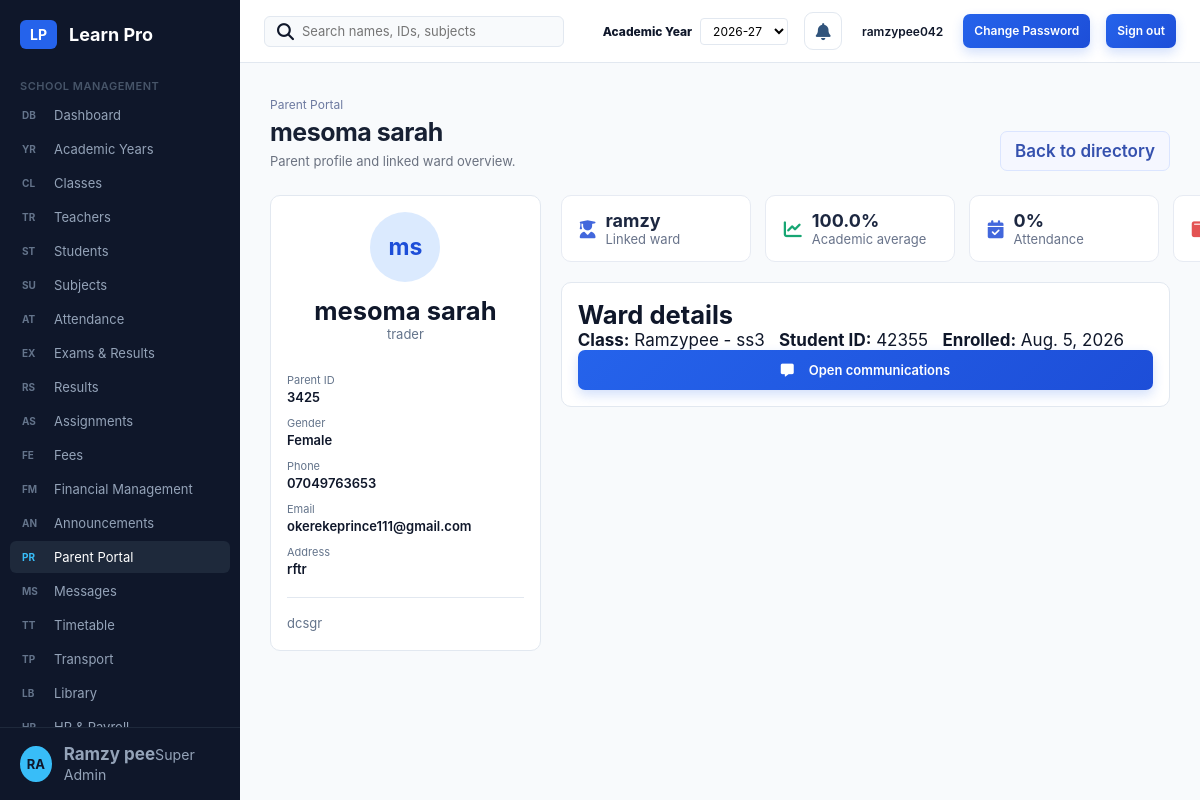
Page /parents/1/ (signed in) on the committed database.
### management/models.py (models this page shows, shortened)
class OwnedRecord(models.Model):
    created_by = models.ForeignKey(settings.AUTH_USER_MODEL, on_delete=models.CASCADE)
    created_at = models.DateTimeField(auto_now_add=True)
    class Meta:
        abstract = True

class ParentProfile(OwnedRecord):
    MALE = 'male'
    FEMALE = 'female'
    OTHER = 'other'
    GENDER_CHOICES = [(MALE, 'Male'), (FEMALE, 'Female'), (OTHER, 'Other')]
    first_name = models.CharField(max_length=70)
    last_name = models.CharField(max_length=70)
    parent_id = models.CharField(max_length=40)
    gender = models.CharField(max_length=10, choices=GENDER_CHOICES)
    occupation = models.CharField(max_length=100, blank=True)
    blood_group = models.CharField(max_length=4, blank=True)
    religion = models.CharField(max_length=40, blank=True)
    email = models.EmailField(blank=True)
    phone = models.CharField(max_length=30)
    address = models.CharField(max_length=255, blank=True)
    bio = models.TextField(blank=True)
    ward = models.ForeignKey(Student, null=True, blank=True, on_delete=models.SET_NULL, related_name='parents')
    class Meta:
        ordering = ['first_name', 'last_name']
        constraints = [models.UniqueConstraint(fields=['created_by', 'parent_id'], name='unique_parent_id')]
    @property
    def full_name(self):
        return f'{self.first_name} {self.last_name}'

class Student(OwnedRecord):
    full_name = models.CharField(max_length=120)
    student_id = models.CharField(max_length=40)
    school_class = models.ForeignKey(SchoolClass, on_delete=models.PROTECT, related_name='students')
    enrollment_date = models.DateField()
    date_of_birth = models.DateField(null=True, blank=True)
    guardian_name = models.CharField(max_length=120, blank=True)
    guardian_phone = models.CharField(max_length=30, blank=True)
    email = models.EmailField(blank=True)
    profile_photo = models.FileField(upload_to='profiles/students/', blank=True)
    class Meta:
        ordering = ['full_name']
        constraints = [models.UniqueConstraint(fields=['created_by', 'student_id'], name='unique_student_id')]

class SchoolClass(OwnedRecord):
    name = models.CharField(max_length=80)
    section = models.CharField(max_length=30, blank=True)
    academic_year = models.CharField(max_length=20, default='2026-27')
    class Meta:
        ordering = ['name', 'section']
        constraints = [models.UniqueConstraint(fields=['created_by', 'name', 'section', 'academic_year'], name='unique_school_class')]
    def __str__(self):
        return f'{self.name}{" - " + self.section if self.section else ""}'

### management/views.py (the view)
# urls.py: path('parents/<int:parent_id>/', views.parent_details, name='parent_details'),
@login_required
def parent_details(request, parent_id):
    profile, _ = UserProfile.objects.get_or_create(user=request.user)
    parent = get_object_or_404(ParentProfile.objects.select_related('ward'), pk=parent_id)
    ward = parent.ward
    fees = FeeRecord.objects.filter(student=ward) if ward else []
    fee_balance = sum((fee.balance for fee in fees), start=0)
    attendance = AttendanceRecord.objects.filter(student=ward) if ward else []
    attendance_total = attendance.count() if ward else 0
    attendance_good = attendance.filter(status__in=[AttendanceRecord.PRESENT, AttendanceRecord.LATE]).count() if ward else 0
    grade_average = GradeRecord.objects.filter(student=ward).aggregate(average=Avg('final_score'))['average'] if ward else None
    return render(request, 'parent_details.html', {'parent': parent, 'ward': ward, 'fee_balance': fee_balance, 'attendance_percentage': round(attendance_good / attendance_total * 100) if attendance_total else None, 'grade_average': grade_average, 'active': 'parents'})

### management/models.py (called while the page is built)
    @property
    def balance(self):
        return max(self.amount_due - self.amount_paid, 0)

### Templates/parent_details.html (shortened to what this page needs)
{% extends 'base.html' %}
{% block content %}
<div class="page-heading"><div><span class="breadcrumb">Parent Portal</span><h1>{{ parent.full_name }}</h1><p>Parent profile and linked ward overview.</p></div><a class="btn-light" href="{% url 'parents' %}">Back to directory</a></div>
<div class="parent-details-grid"><section class="panel parent-profile"><div class="parent-initials">{{ parent.first_name|slice:':1' }}{{ parent.last_name|slice:':1' }}</div><h2>{{ parent.full_name }}</h2><p>{{ parent.occupation|default:'Parent / Guardian' }}</p><dl><dt>Parent ID</dt><dd>{{ parent.parent_id }}</dd><dt>Gender</dt><dd>{{ parent.get_gender_display }}</dd><dt>Phone</dt><dd>{{ parent.phone }}</dd><dt>Email</dt><dd>{{ parent.email|default:'—' }}</dd><dt>Address</dt><dd>{{ parent.address|default:'—' }}</dd></dl>{% if parent.bio %}<p class="parent-bio">{{ parent.bio }}</p>{% endif %}</section><section>{% if ward %}<div class="stats-row"><div class="mini-stat"><i class="fa-solid fa-user-graduate"></i><span><b>{{ ward.full_name }}</b> Linked ward</span></div><div class="mini-stat success"><i class="fa-solid fa-chart-line"></i><span><b>{% if grade_average %}{{ grade_average|floatformat:1 }}%{% else %}—{% endif %}</b> Academic average</span></div><div class="mini-stat"><i class="fa-solid fa-calendar-check"></i><span><b>{% if attendance_percentage is not None %}{{ attendance_percentage }}%{% else %}—{% endif %}</b> Attendance</span></div><div class="mini-stat danger"><i class="fa-solid fa-wallet"></i><span><b>₦{{ fee_balance }}</b> Fee balance</span></div></div><section class="panel"><h2>Ward details</h2><p><b>Class:</b> {{ ward.school_class }} &nbsp; <b>Student ID:</b> {{ ward.student_id }} &nbsp; <b>Enrolled:</b> {{ ward.enrollment_date }}</p><a class="btn-primary" href="{% url 'messages' %}"><i class="fa-solid fa-message"></i> Open communications</a></section>{% else %}<section class="panel empty-search">No ward has been linked to this parent profile yet.</section>{% endif %}</section></div>
{% endblock %}

### Templates/base.html (shortened to what this page needs)
{% load static %}
<!DOCTYPE html>
<html lang="en">
  <head>
    <link rel="stylesheet" href="{% static 'style.css' %}" />
    <link rel="stylesheet" href="https://cdnjs.cloudflare.com/ajax/libs/font-awesome/6.4.0/css/all.min.css" />
  </head>
  <body>
    <div class="app-container">
      <aside class="sidebar" id="primary-navigation">
        <a class="brand" href="{% url 'index' %}"><span class="logo-box">LP</span><span class="brand-name">Learn Pro</span></a><span class="sidebar-section-title">SCHOOL MANAGEMENT</span><nav class="nav-menu">
          {% for item in navigation_items %}
            <a href="{% url item.url_name %}" class="nav-item {% if active == item.active %}active{% endif %}"><span class="badge">{{ item.badge }}</span><span class="label">{{ item.label }}</span></a>
          {% endfor %}
        </nav>
        <div class="sidebar-footer">
          <a class="user-avatar" href="{% url 'my_profile' %}" aria-label="Open my profile">{% if header_photo %}<img src="{{ header_photo.url }}" alt="">{% else %}{{ request.user.username|slice:':2'|upper }}{% endif %}</a>
          <div class="user-info">
            <b>Ramzy pee</b><small>Super Admin</small>
          </div>
        </div>
      </aside>
      <main class="main-content">
        <header class="top-header">
          <form class="search-box" action="{% url 'search' %}" method="get">
            <i class="fa-solid fa-magnifying-glass"></i><input name="q" value="{{ request.GET.q }}" placeholder="Search names, IDs, subjects" aria-label="Search records" />
          </form>
          <div class="header-actions">
            <form class="dropdown-group" method="post" action="{% url 'set_academic_year' %}">{% csrf_token %}<input type="hidden" name="next" value="{{ request.path }}">
              <span class="dropdown-label academic-year-label">Academic Year</span><select class="select-input" name="academic_year" aria-label="Academic year" onchange="this.form.submit()">
                <option {% if selected_academic_year == '2026-27' %}selected{% endif %}>2026-27</option>
              </select>
            </form>
            {% if request.user.is_authenticated %}
              <a class="notification-link" href="{% url 'notifications' %}" aria-label="Open notifications"><i class="fa-solid fa-bell"></i>{% if unread_notification_count %}<b>{{ unread_notification_count }}</b>{% endif %}</a>
              <a class="header-profile" href="{% url 'my_profile' %}" aria-label="Open my profile"><span>{{ request.user.get_full_name|default:request.user.username }}</span></a>
              <a class="btn-primary header-action-button" href="{% url 'change_password' %}">Change Password</a>
              <form method="post" action="{% url 'sign_out' %}" class="inline-form">
                {% csrf_token %}<button class="btn-primary header-action-button" type="submit">Sign out</button>
              </form>
            {% else %}
              <a class="btn-text" href="{% url 'sign_in' %}">Sign in</a>
            {% endif %}
          </div>
        </header>
        <section class="page-body">
          {% block content %}
          {% endblock %}
        </section>
      </main>
    </div>
  </body>
</html>

### rows in the picture
ParentProfile: full_name "mesoma sarah", first_name "m", last_name "s", occupation "trader", parent_id "3425", gender "Female", phone "07049763653", email "okerekeprince111@gmail.com", address "rftr", bio "dcsgr"
Student: full_name "ramzy", school_class "Ramzypee - ss3", student_id "42355", enrollment_date "Aug. 5, 2026"

### other values in the picture
{{ item.badge }} "DB" "YR" "CL" "TR" "ST" "SU" "AT" "EX" "RS" "AS" "FE" "FM" "AN" "PR" "MS" "TT" "TP" "LB"
{{ item.label }} "Dashboard" "Academic Years" "Classes" "Teachers" "Students" "Subjects" "Attendance" "Exams & Results" "Results" "Assignments" "Fees" "Financial Management" "Announcements" "Parent Portal" "Messages" "Timetable" "Transport" "Library"
{{ request.user.username|slice:':2'|upper }} "RA"
{{ request.user.get_full_name|default:request.user.username }} "ramzypee042"
{{ grade_average|floatformat:1 }} "100.0"
{{ attendance_percentage }} "0"
